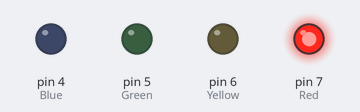
Recording of a sketch running on a simulated Arduino Uno, built with avr-gcc and run on an emulated ATmega328P. Parts: output pins drawn as LEDs (lit = HIGH).

Above: at 0.1 s.
At 0.9 s:
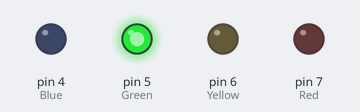
At 1.3 s:
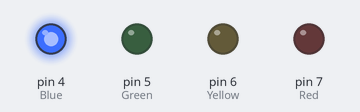
At 2.1 s:
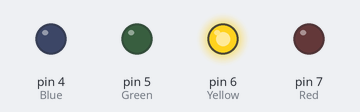
At 3.5 s:
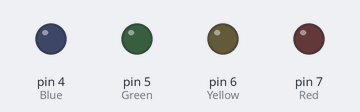
Timing chart, 0 to 3.8 s (numbered marks = the images above):
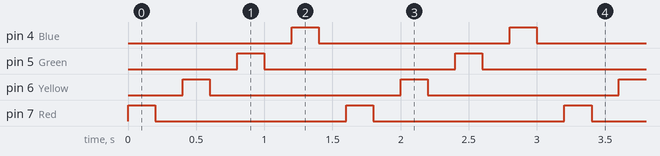

Measured:
- by itself, pin 4 (Blue), pin 5 (Green), pin 6 (Yellow), pin 7 (Red): alternates HIGH for 0.20 s and LOW for 1.4 s
- by itself, everything shown: repeats every 1.6 s, in 8 steps

The sketch:

blink_4_led.ino
```cpp
int Blue = 4;
int Green = 5;
int Yellow = 6;
int Red = 7;

void setup() {
  // initialize digital pins 4, 5, 6, 7 as  outputs.
  pinMode(Blue, OUTPUT);
  pinMode(Green, OUTPUT);
  pinMode(Yellow, OUTPUT);
  pinMode(Red, OUTPUT);
}

// the loop function runs over and over again forever
void loop()
{
  digitalWrite(Red, HIGH);      // turn the Red LED on (HIGH is the voltage level)
  delay(200);                   // wait for a 0.2 s
  digitalWrite(Red, LOW);       // turn the Red LED off by making the voltage LOW
  delay(200);                  // wait for a 0.2 s

  digitalWrite(Yellow, HIGH);   // turn the Yellow LED on (HIGH is the voltage level)
  delay(200);                   // wait for a 0.2 s
  digitalWrite(Yellow, LOW);    // turn the Yellow LED off by making the voltage LOW
  delay(200);                   // wait for a 0.2 s

  digitalWrite(Green, HIGH);  // turn the Green LED on (HIGH is the voltage level)
  delay(200);                 // wait for a 0.2 s
  digitalWrite(Green, LOW);   // turn the Green LED off by making the voltage LOW
  delay(200);                 // wait for a 0.2 s

  digitalWrite(Blue, HIGH);   // turn the Blue LED on (HIGH is the voltage level)
  delay(200);                 // wait for a 0.2 s
  digitalWrite(Blue, LOW);    // turn the Blue LED off by making the voltage LOW
  delay(200);                 // wait for a 0.2 s
}
```
